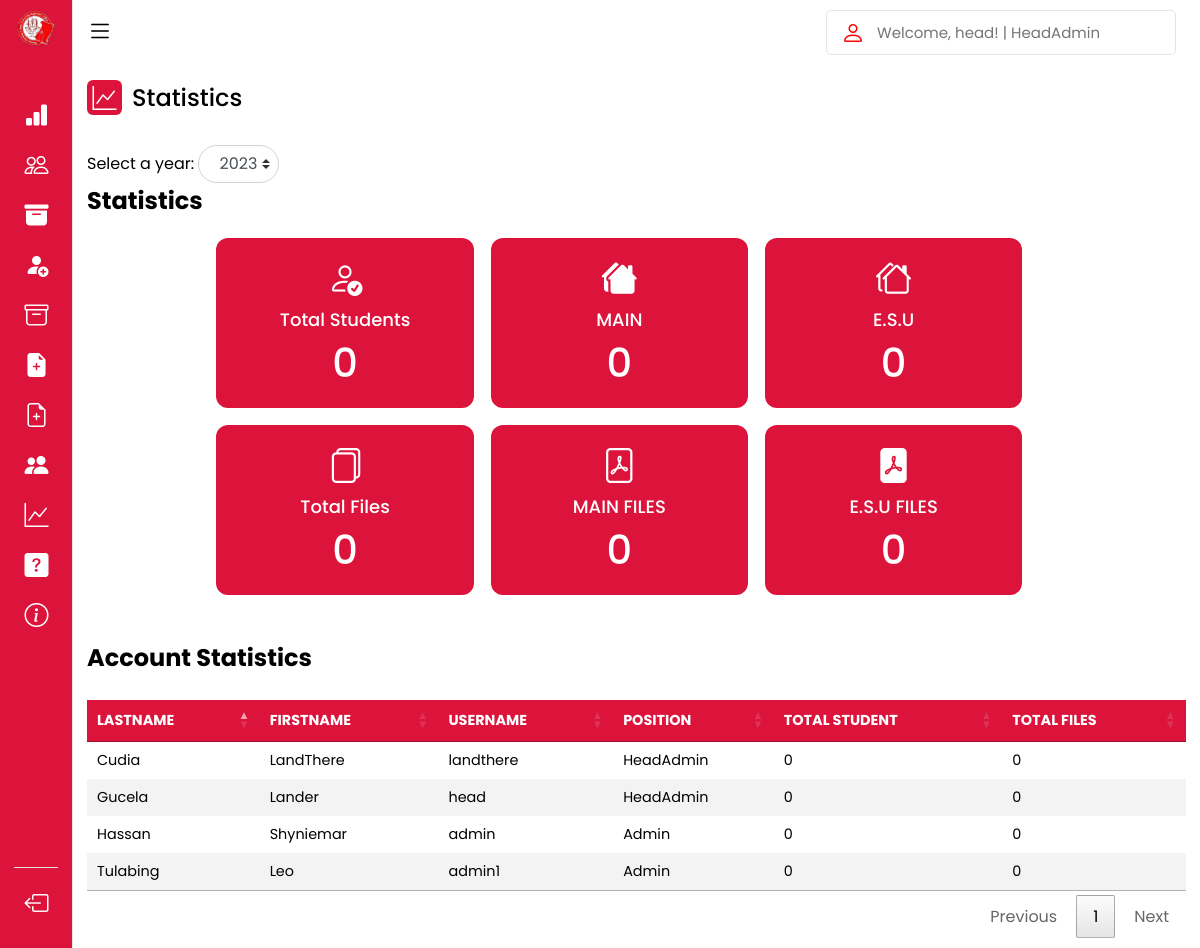
Page /head/?page=statistics (signed in) on the committed database.
### tables this page shows
CREATE TABLE `users` (
  `id` int(50) NOT NULL,
  `username` varchar(50) NOT NULL,
  `password` varchar(50) NOT NULL,
  `fname` varchar(50) NOT NULL,
  `lname` varchar(50) NOT NULL,
  `usertype` varchar(50) NOT NULL,
  `status` varchar(50) NOT NULL,
  `date` date NOT NULL
);

### head/statistics.php (the view, shortened to what the rows shown need)
<!DOCTYPE html>
<html lang="en">
<?php include 'includes/statistics.php'?>
<section class="dashboard">
        <div class="dash-content">
<h1 class="text">Statistics</h1>
                        <?php
                        if (isset($_POST['selected_year'])) {
                        $selected_year = $_POST['selected_year'];
                        } else {
                        $selected_year = date('Y');
                        }
                        ?>
                        <?php
                        if (isset($_POST['selected_year'])) {
                        $selected_year = $_POST['selected_year'];
                        } else {
                        $selected_year = date('Y');
                        }
                        ?>
                        <?php
                        if (isset($_POST['selected_year'])) {
                        $selected_year = $_POST['selected_year'];
                        } else {
                        $selected_year = date('Y');
                        }
                        ?>
                        <?php
                        if (isset($_POST['selected_year'])) {
                            $selected_year = $_POST['selected_year'];
                            } else {
                            $selected_year = date('Y');
                            }
                        ?>
                        <?php
                        if (isset($_POST['selected_year'])) {
                            $selected_year = $_POST['selected_year'];
                            } else {
                            $selected_year = date('Y');
                            }
                        ?>
                        <?php
                        require '../config.php';
                        if (isset($_POST['selected_year'])) {
                            $selected_year = $_POST['selected_year'];
                            } else {
                            $selected_year = date('Y');
                            }
                        ?>
            </div>
<div class = "h1text" style="padding-top: 400px;
padding-right: 700px;">
   <h1>Account Statistics</h1>
   <br>
</div>
    <table id="example" class="content-table">
    <thead>
        <tr>
        <th scope="col">LASTNAME</th>
        <th scope="col">FIRSTNAME</th>
        <th scope="col">USERNAME</th>
        <th scope="col">POSITION</th>
        <th scope="col">TOTAL STUDENT</th>
        <th scope="col">TOTAL FILES</th>
        </tr>
    </thead>
    <tbody class="table-group-divider">
        <?php
        $select="SELECT * FROM users WHERE usertype != 'user'";
        $result = mysqli_query($conn, $select);
        if ($result) {
            while ($row = mysqli_fetch_assoc($result)) {
                $lname = $row['lname'];
                $fname = $row['fname'];
                $username = $row['username'];
                $usertype = $row['usertype'];
                require '../config.php';
                if (isset($_POST['selected_year'])) {
                    $selected_year = $_POST['selected_year'];
                    } else {
                    $selected_year = date('Y');
                    }
                $select1 = "SELECT username FROM stdmain WHERE YEAR(date) = $selected_year AND username = '$username' AND username <> ''";
                $select1_run = mysqli_query($conn, $select1);
                $row1 = mysqli_num_rows($select1_run);
                $select2 = "SELECT username FROM std_esu WHERE YEAR(date) = $selected_year AND username = '$username' AND username <> ''";
                $select2_run = mysqli_query($conn, $select2);
                $row2 = mysqli_num_rows($select2_run);
                $total = $row1 + $row2;
                $select1 = "SELECT username FROM tbl_birth WHERE YEAR(date) = $selected_year AND username = '$username' AND username <> ''";
                $select1_run = mysqli_query($conn, $select1);
                $row1 = mysqli_num_rows($select1_run);
                $select2 = "SELECT username FROM tbl_eval WHERE YEAR(date) = $selected_year AND username = '$username' AND username <> ''";
                $select2_run = mysqli_query($conn, $select2);
                $row2 = mysqli_num_rows($select2_run);
                $select3 = "SELECT username FROM tbl_frm137 WHERE YEAR(date) = $selected_year AND username = '$username' AND username <> ''";
                $select3_run = mysqli_query($conn, $select3);
                $row3 = mysqli_num_rows($select3_run);
                $select4 = "SELECT username FROM tbl_marriage WHERE YEAR(date) = $selected_year AND username = '$username' AND username <> ''";
                $select4_run = mysqli_query($conn, $select4);
                $row4 = mysqli_num_rows($select4_run);
                $select5 = "SELECT username FROM tbl_others WHERE YEAR(date) = $selected_year AND username = '$username' AND username <> ''";
                $select5_run = mysqli_query($conn, $select5);
                $row5 = mysqli_num_rows($select5_run);
                $select6 = "SELECT username FROM tbl_tor WHERE YEAR(date) = $selected_year AND username = '$username' AND username <> ''";
                $select6_run = mysqli_query($conn, $select6);
                $row6 = mysqli_num_rows($select6_run);
                $select7 = "SELECT username FROM tbl_vtc WHERE YEAR(date) = $selected_year AND username = '$username' AND username <> ''";
                $select7_run = mysqli_query($conn, $select7);
                $row7 = mysqli_num_rows($select7_run);
                $select8 = "SELECT username FROM tbl_birthesu WHERE YEAR(date) = $selected_year AND username = '$username' AND username <> ''";
                $select8_run = mysqli_query($conn, $select8);
                $row8 = mysqli_num_rows($select8_run);
                $select9 = "SELECT username FROM tbl_evalesu WHERE YEAR(date) = $selected_year AND username = '$username' AND username <> ''";
                $select9_run = mysqli_query($conn, $select9);
                $row9 = mysqli_num_rows($select9_run);
                $select10 = "SELECT username FROM tbl_frm137esu WHERE YEAR(date) = $selected_year AND username = '$username' AND username <> ''";
                $select10_run = mysqli_query($conn, $select10);
                $row10 = mysqli_num_rows($select10_run);
                $select11 = "SELECT username FROM tbl_marriageesu WHERE YEAR(date) = $selected_year AND username = '$username' AND username <> ''";
                $select11_run = mysqli_query($conn, $select11);
                $row11 = mysqli_num_rows($select11_run);
                $select12 = "SELECT username FROM tbl_othersesu WHERE YEAR(date) = $selected_year AND username = '$username' AND username <> ''";
                $select12_run = mysqli_query($conn, $select12);
                $row12 = mysqli_num_rows($select12_run);
                $select13 = "SELECT username FROM tbl_toresu WHERE YEAR(date) = $selected_year AND username = '$username' AND username <> ''";
                $select13_run = mysqli_query($conn, $select13);
                $row13 = mysqli_num_rows($select13_run);
                $select14 = "SELECT username FROM tbl_vtcesu WHERE YEAR(date) = $selected_year AND username = '$username' AND username <> ''";
                $select14_run = mysqli_query($conn, $select14);
                $row14 = mysqli_num_rows($select14_run);
                $total1 = $row1 + $row2 + $row3 + $row4 + $row5 + $row6 + $row7 + $row8 + $row9 + $row10 + $row11 + $row12 + $row13 + $row14;
                echo '<tr>
                        <td>'.$lname.'</td>
                        <td>'.$fname.'</td>
                        <td>'.$username.'</td>
                        <td>'.$usertype.'</td>
                        <td>'.$total.'</td>
                        <td>'.$total1.'</td>
                    </tr>';
            }
        }
        ?>
  </tbody>
</table>
</section>
</body>
</html>

### rows in the picture
users: lname "Gucela", fname "Lander", username "head", usertype "HeadAdmin", total "0", total1 "0"
users: lname "Tulabing", fname "Leo", username "admin1", usertype "Admin", total "0", total1 "0"
users: lname "Hassan", fname "Shyniemar", username "admin", usertype "Admin", total "0", total1 "0"
users: lname "Cudia", fname "LandThere", username "landthere", usertype "HeadAdmin", total "0", total1 "0"

### other values in the picture
$total "0"
$row "0"
form field selected_year "2023"
